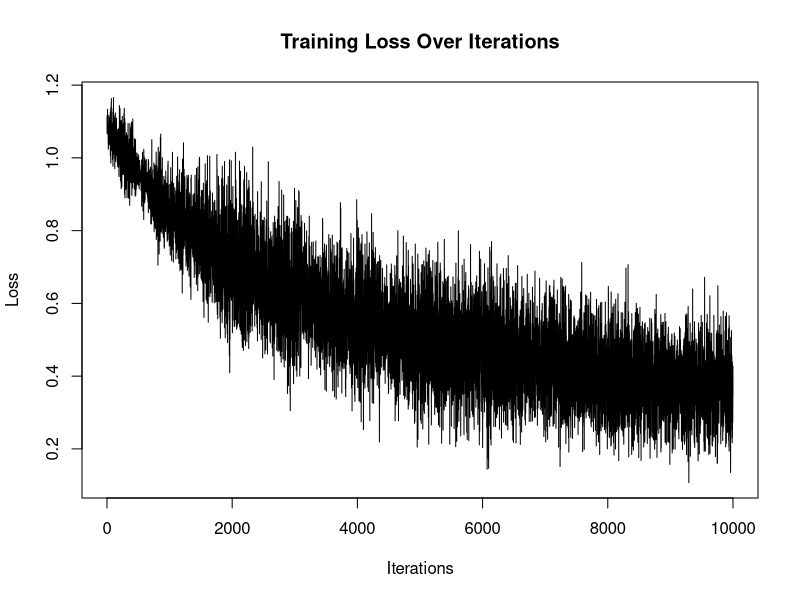

This figure's R source:
# Sophie Bata-Madden s2037949, Cameron Donnelly s2018520, Nala Krisnanda s2587290

#Contributions:
# Sophie:  33.3% 
# Cameron:  33.3%
# Nala: 33.3%

#### Code Overview:
# In this code, we train the a neural network to classify iris types,
# using stochastic gradient descent and cross-entropy loss to train the network.
# We use the 'iris' data set inbuilt in R, and we achieve a 3.33% 
# misclassification rate when using the chosen seed (7).


# Function: cross_entropy
# Description: Calculate the cross-entropy loss between predicted probabilities 
# (yhat) and true labels (y). We can also describe this as negative
# log-likelihood of a multinomial distribution
# Defined as: L = -sum(log(p_k_i)/n) 
# where p_k_i is the predicted probability of class k for sample i, 
# and n is the total number of samples.
# Input:  
#         yhat    -  A matrix of predicted probabilities where each column 
#                    represents a class.
#         y       -  A vector or matrix of true class labels, 
#                     or a numeric vector indicating the true class indices.
# Output:           Cross-entropy loss value.
cross_entropy <- function(yhat, y) {
  # Create a matrix combining true labels 'y' with their corresponding indices.
  k_true <- cbind(y, seq_along(y))

  # Compute negative sum of the logs of predicted probabilities for true classes
  # Divide by the total number of samples to get the average cross-entropy loss.
  return(-sum(log(yhat[k_true]))/length(y))
}

# Function: softmax
# Description: Apply the softmax activation function to the input matrix 
# along its columns.
# This calculates the probabilities p_k of each class for each sample.
# Input:    
#         mat - Input matrix where each column represents the pre-activation
#                 values for different classes.
# Output:           
#               Matrix of probabilities obtained by applying the softmax 
#               function to each column of 'mat'.
softmax <- function(mat) {
  # Compute the exponentials of the input matrix 
  # to obtain unnormalized probabilities.
  exp_mat <- exp(mat)

  # Calculate the column sums of the exponentiated matrix to normalize the probabilities.
  exp_mat_colsum <- colSums(exp_mat)

  # Divide each element of the exponentiated matrix by its column sum to obtain probabilities.
  # Transpose the result to maintain the original matrix orientation.
  return(t(t(exp_mat)/exp_mat_colsum))
}

# Function: relu
# Description: Apply the Rectified Linear Unit (ReLU) activation function 
# element-wise to the input matrix 'mat'.
# Input:       
#         mat - Matrix where each element represents a pre-activation value.
# Output:         
#             - Matrix obtained by setting negative values in 'mat' to zero.
relu <- function (mat){
  # Replace negative values in the input matrix with zero.
  mat[which(mat<0)] <- 0

  # Return the modified matrix after applying the ReLU activation function.
  return(mat)
}

#### Function: netup
# Description: Given a list of nodes in leach layer, construct a neural network
# Input:       
#         d   - vector giving the number of nodes in each layer of a network
# Outputs: 
#         h   - a list of nodes for each layer. 
#               h[[l]] should be a vector of length d[l] which will contain 
#               the node values for layer l.
#         W   - a list of weight matrices. 
#               W[[l]] is the weight matrix linking layer l to layer l+1. 
#               Initialize the elements with U (0, 0.2) random deviates.
#         b   - a list of offset vectors. 
#               b[[l]] is the offset vector linking layer l to layer l+1. 
#               Initialize the elements with U (0, 0.2) random deviates.
netup <- function(d){
  # Construct a list of lists, h for layers, W for weight matrices, and b for 
  # offset vectors
  h <- list(); W <- list(); b <- list()  

  for (l in 1:length(d)){
    # h[[i]] is the matrix representing layer i
    h[[l]] <- rep(0,d[l])

    # Generate W[[i]] and b[[i]] if l is not equal the length d
    # W and b lists will have 1 element less compared to h
    if(l!=length(d)){
      # W[[i]] is the weight matrix linking layer i to layer i + 1
      # We initialise the elements with U(0,0.2) random deviates
      W[[l]] <- matrix(runif(d[l]*d[l+1],0,0.2), nrow=d[l+1], ncol=d[l])

      # b[[i]] is the offset vector linking layer i to layer i + 1
      # We initialise the elements with U(0,0.2) random deviates
      b[[l]] <- runif(d[l+1],0,0.2)   
    }
  }

  # Return a list containing initialized hidden layers ('h'), 
  # weight matrices ('W'), and bias vectors ('b')
  return(list(h = h, W = W, b = b))          
}

#### Function:                 forward
# Description:                 the function computes the remaining node values implied by inp, andr eturn the updated network list (as the only return object).
# Inputs:       
#     - nn                   -  a network list as returned by netup.
#     - inp                  -  a vector of input values for the first layer
# Outputs: 
#     - h        - a list of nodes for each layer. 
#                  h[[l]] should be a vector of length d[l] which will contain the node values for layer l.
#     - W        - a list of weight matrices. 
#                  W[[l]] is the weight matrix linking layer l to layer l+1. 
#                  Initialize the elements with U (0, 0.2) random deviates.
#     - b        - a list of offset vectors. 
#                  b[[l]] is the offset vector linking layer l to layer l+1. 
#                  Initialize the elements with U (0, 0.2) random deviates.
forward <- function(nn, inp){
  # Extract hidden layer values ('h'), weight matrices ('W'), and bias vectors ('b') from the neural network structure.
  h <- nn$h
  W <- nn$W
  b <- nn$b 

  # Set the input as the first hidden layer after transposing it.
  h[[1]] <- t(inp)

  for(l in 1:(length(h)-1)){
    # Calculate the pre-activation values for the next layer: h_l+1 = W_l * t(h_l) + b_l
    h[[l+1]] <- W[[l]] %*% h[[l]] + b[[l]]

    # Apply activation function
    ## if it is the last layer then we apply softmax activation function (eq.2)
    if(l+1 == length(h)){
      h[[l+1]] <- softmax(h[[l+1]])
    }
    ## if it is not the last layer we apply relu activation function (eq.1)
    else{
      h[[l+1]] <- relu(h[[l+1]])
    }
  }

  # Return a list containing updated hidden layer values ('h'), weight matrices ('W'), and bias vectors ('b').
  return(list(h = h, W = W, b = b))
}


#### Function:      backward
# Description: 
# Inputs:       
#     - nn        - returned from forward
#     - k         - the output class of the input
# Outputs: 
#     - h        - a list of nodes for each layer. 
#                  h[[l]] should be a vector of length d[l] which will contain the node values for layer l.
#     - W        - a list of weight matrices. 
#                  W[[l]] is the weight matrix linking layer l to layer l+1. 
#                  Initialize the elements with U (0, 0.2) random deviates.
#     - b        - a list of offset vectors. 
#                  b[[l]] is the offset vector linking layer l to layer l+1. 
#                  Initialize the elements with U (0, 0.2) random deviates.
#     - dh       - derivatives with respect to the nodes
#     - dW       - derivatives with respect to the weights
#     - db       - derivatives with respect to the offsets
backward <- function(nn, k){
  # Extract layer values ('h'), weight matrices ('W'), and bias vectors ('b') from the neural network structure.
  h <- nn$h;W <- nn$W;b <- nn$b

  # Create variables to store gradients: dh for hidden layer values, dW for weight matrices, and db for bias vectors.
  dh <- h;dW <- W;db <- b

  # Compute the derivative of the loss function w.r.t output layer
  L <- length(h)
  dh[[L]] <- softmax(h[[L]])

  ## Adjust the derivative for the true class label or index.
  k_true <- cbind(k, seq_along(k))
  dh[[L]][k_true] <- dh[[L]][k_true]-1
  
  # Iterate through the layers in reverse order to calculate gradients.
  for (j in (L-1):1){
    # Retrieve the gradient from the next layer.
    d <- dh[[j+1]]

    # Set gradients to zero for negative values in the derivative.
    d[which(dh[[j+1]]<=0)] <- 0

    # Compute the gradient for the current hidden layer value.
    dh[[j]] <- t(W[[j]]) %*% d
    db[[j]] <- d
    dW[[j]] <- d %*% t(h[[j]])
  }
  
  # Return a list containing updated hidden layer values, weight matrices, bias vectors,
  # and computed gradients after the backward pass.
  return(list(h = h, W = W, b = b, dh = dh, dW = dW, db = db))
}

#### Function:      train
# Description: Train the network nn given the imput data in the rows of matrix inp and the corresponding class labels in k.
# Inputs:       
#     - nn        - A list containing the neural network structure with hidden layer values ('h'), weight matrices ('W'), and bias vectors ('b').
#     - inp       - Input matrix representing the features of the training dataset.
#     - k         - True class labels or indices for the training dataset.
#     - eta       - Learning rate for gradient descent (default: 0.01).
#     - mb        - Mini-batch size for each iteration of mini-batch gradient descent (default: 10).
#     - nstep     - Number of training steps or iterations (default: 10000).
# Outputs: 
#     - A list containing updated hidden layer values ('h'), weight matrices ('W'), bias vectors ('b'),
#       computed gradients ('dh', 'dW', 'db'), and a vector of loss values at each training step.
train <- function(nn, inp, k, eta=.01, mb=10, nstep=10000) {
  # Create an empty list to store the loss at each training step.
  loss <- list()

  # Iterate through the specified number of training steps.
  for (step in (1:nstep)) {
    # Randomly sample mini-batch indices from the training dataset.
    inp_row <- sample(nrow(inp),mb)

    # Perform the forward pass in the neural network.
    nn <- forward(nn, inp[inp_row, ])

    # Perform the backward pass to compute gradients.
    nn <- backward(nn, k[inp_row])

    # Update weights and biases by subtracting its value with the average of the gradients.
    for(i in (1:length(nn$W))){
      nn$W[[i]] <- nn$W[[i]] - eta * (nn$dW[[i]]/mb) 
      nn$b[[i]] <- nn$b[[i]] - eta * rowMeans(nn$db[[i]])
    }

    # Compute and store the cross-entropy loss for the mini-batch.
    loss[step] <- cross_entropy(nn$h[[length(nn$h)]], k[inp_row])
  }
 
  # Return a list containing updated hidden layer values, weight matrices, bias vectors,
  # computed gradients, and a vector of loss values at each training step.
  return(list(h=nn$h, W=nn$W, b=nn$b, dh=nn$dh, dW=nn$dW, db=nn$db, loss=loss))
}

# Function: predict
# Description: Make predictions using a trained neural network for a given input.
# Parameters:
#   - nn: A list containing the neural network structure with hidden layer values ('h'), weight matrices ('W'), and bias vectors ('b').
#   - inp: Input matrix representing the features for which predictions are to be made.
# Returns:
#   - A vector of predicted class labels based on the input.
predict <- function(nn, inp) {
  # Perform the forward pass in the neural network to obtain output.
  nn <- forward(nn, inp)

  # Extract the output from the last layer of the neural network.
  output <- nn$h[[length(nn$h)]]

  # Convert the output matrix to a vector of predicted class labels.
  # Each element of the vector represents the index of the maximum value in the corresponding column.
  return(as.vector(apply(output, 2, which.max)))
}

# Function: accuracy
# Description: Calculate the accuracy of predicted class labels compared to true class labels.
# Parameters:
#   - yhat: Vector of predicted class labels.
#   - y: Vector of true class labels.
# Returns:
#   - The accuracy, which is the proportion of correctly predicted labels.
accuracy <- function(yhat, y) {
  # Count the number of correctly predicted labels and calculate the accuracy.
  # The accuracy is the ratio of correctly predicted labels to the total number of labels.
  return(sum(y==yhat)/length(y))
}

# Set seed for best outcome
set.seed(7)

# Data Preparation:
## Load iris dataset
data("iris")
## Extract features (X) and labels (y) from the iris dataset.
X <- iris[,(1:4)]
y <- as.numeric(as.factor(iris[,5]))
## Generate indices for test set.
test_index <- seq(5, dim(X)[1], by=5)
## Split the data into training and test sets.
X_train <- X[-test_index,]
y_train <- y[-test_index]
X_test <- X[test_index,]
y_test <- y[test_index]

# NN Initialization:
## Initialize a nn structure with input size 4, hidden layers of sizes 8, 7, and output size 3.
nn <- netup(c(4,8,7,3))

# Training:
## Train the neural network using the training data.
## We found that the train function give a better result when using eta=.09 
nn <- train(nn, X_train, y_train, eta=.09)
## Plot the training loss over iterations.
plot(matrix(nn$loss), type='l', main="Training Loss Over Iterations", xlab="Iterations", ylab="Loss")

# Testing:
## Make predictions on the test set.
yhat <- predict(nn, X_test)
## Calculate and print the misclassification rate (1 - accuracy) on the test set.
missclassification_rate <- 1 - accuracy(y_test, yhat)
cat("missclassification rate on test set:", sprintf("%.2f%%", missclassification_rate * 100), "\n")